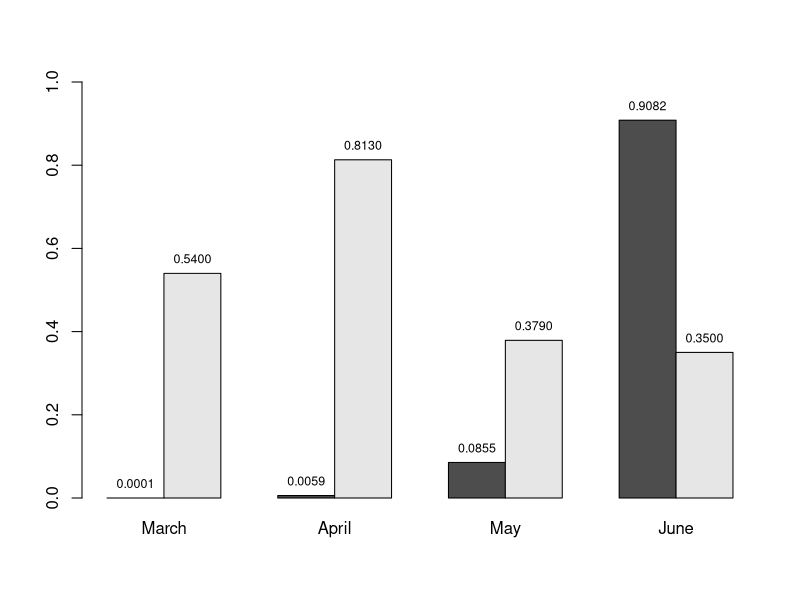

Recreate this plot in R.
# Bar Graph Of Two Sets Of Data

# Create a variable of rain fall in Spain
spain <- c(0.0001, 0.0059, 0.0855, 0.9082)

# Create a variable of rain fall in Yemen
yemen <- c(0.54, 0.813, 0.379, 0.35)

# create a two row matrix with spain and yemen
rainfall <- rbind(spain, yemen)

# Create a bar graph with paired data (using "beside = TRUE") and with the names of some months
mp <- barplot(rainfall, beside = TRUE, ylim = c(0, 1), names.arg = c("March", "April", "May", "June"))

# Draw the bar values above the bars
text(mp, rainfall, labels = format(rainfall, 4), pos = 3, cex = .75)